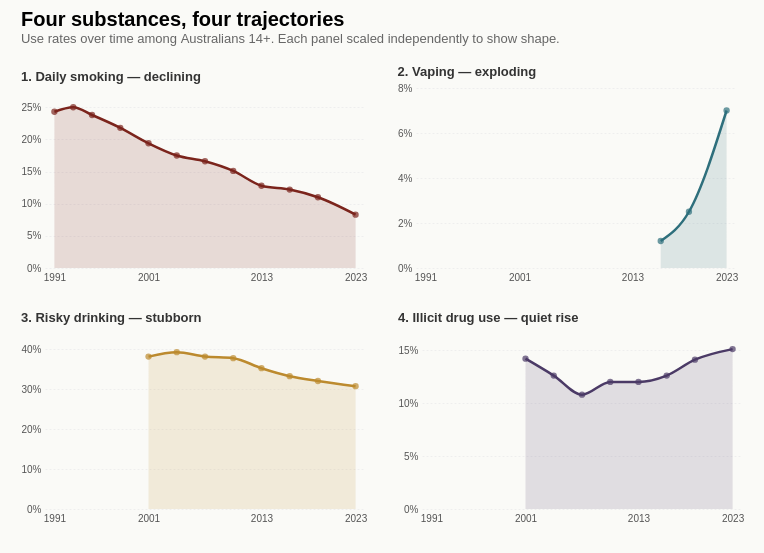

Vega-Lite specification stored for this chart:
### Vega-Lite specification from a JSON file in a GitHub repository (floating-point values rounded to 4 significant figures)
{"$schema": "https://vega.github.io/schema/vega-lite/v5.json", "title": {"text": "Four substances, four trajectories", "subtitle": "Use rates over time among Australians 14+. Each panel scaled independently to show shape.", "anchor": "start", "fontSize": 20, "subtitleFontSize": 13, "subtitleColor": "#666", "offset": 20}, "config": {"view": {"stroke": null}, "font": "sans-serif"}, "background": "#FAFAF7", "padding": {"left": 20, "right": 20, "top": 10, "bottom": 30}, "vconcat": [{"hconcat": [{"width": 320, "height": 180, "title": {"text": "1. Daily smoking — declining", "fontSize": 13, "fontWeight": 600, "anchor": "start", "color": "#333"}, "data": {"values": [{"year": 1991, "rate": 24.3}, {"year": 1993, "rate": 25.0}, {"year": 1995, "rate": 23.8}, {"year": 1998, "rate": 21.8}, {"year": 2001, "rate": 19.4}, {"year": 2004, "rate": 17.5}, {"year": 2007, "rate": 16.6}, {"year": 2010, "rate": 15.1}, {"year": 2013, "rate": 12.8}, {"year": 2016, "rate": 12.2}, {"year": 2019, "rate": 11.0}, {"year": 2023, "rate": 8.3}]}, "encoding": {"x": {"field": "year", "type": "quantitative", "scale": {"domain": [1990, 2024]}, "title": null, "axis": {"values": [1991, 2001, 2013, 2023], "format": "d", "labelFontSize": 10, "labelColor": "#555", "domain": false, "ticks": false, "labelPadding": 4, "grid": false}}, "y": {"field": "rate", "type": "quantitative", "title": null, "scale": {"domain": [0, 28]}, "axis": {"labelFontSize": 10, "labelColor": "#555", "domain": false, "ticks": false, "grid": true, "gridColor": "#EEE", "gridDash": [2, 2], "labelPadding": 4, "labelExpr": "datum.value + '%'"}}}, "layer": [{"mark": {"type": "area", "color": "#7B241C", "opacity": 0.15, "interpolate": "monotone", "line": false}}, {"mark": {"type": "line", "color": "#7B241C", "strokeWidth": 2.5, "interpolate": "monotone"}, "encoding": {"tooltip": [{"field": "year", "type": "quantitative", "title": "Year"}, {"field": "rate", "type": "quantitative", "title": "Rate (%)"}]}}, {"mark": {"type": "point", "filled": true, "color": "#7B241C", "size": 40}}]}, {"width": 320, "height": 180, "title": {"text": "2. Vaping — exploding", "fontSize": 13, "fontWeight": 600, "anchor": "start", "color": "#333"}, "data": {"values": [{"year": 2016, "rate": 1.2}, {"year": 2019, "rate": 2.5}, {"year": 2023, "rate": 7.0}]}, "encoding": {"x": {"field": "year", "type": "quantitative", "scale": {"domain": [1990, 2024]}, "title": null, "axis": {"values": [1991, 2001, 2013, 2023], "format": "d", "labelFontSize": 10, "labelColor": "#555", "domain": false, "ticks": false, "labelPadding": 4, "grid": false}}, "y": {"field": "rate", "type": "quantitative", "title": null, "scale": {"domain": [0, 8]}, "axis": {"labelFontSize": 10, "labelColor": "#555", "domain": false, "ticks": false, "grid": true, "gridColor": "#EEE", "gridDash": [2, 2], "labelPadding": 4, "labelExpr": "datum.value + '%'"}}}, "layer": [{"mark": {"type": "area", "color": "#2E6F7C", "opacity": 0.15, "interpolate": "monotone", "line": false}}, {"mark": {"type": "line", "color": "#2E6F7C", "strokeWidth": 2.5, "interpolate": "monotone"}, "encoding": {"tooltip": [{"field": "year", "type": "quantitative", "title": "Year"}, {"field": "rate", "type": "quantitative", "title": "Rate (%)"}]}}, {"mark": {"type": "point", "filled": true, "color": "#2E6F7C", "size": 40}}]}], "spacing": 30}, {"hconcat": [{"width": 320, "height": 180, "title": {"text": "3. Risky drinking — stubborn", "fontSize": 13, "fontWeight": 600, "anchor": "start", "color": "#333"}, "data": {"values": [{"year": 2001, "rate": 38.1}, {"year": 2004, "rate": 39.2}, {"year": 2007, "rate": 38.1}, {"year": 2010, "rate": 37.7}, {"year": 2013, "rate": 35.2}, {"year": 2016, "rate": 33.2}, {"year": 2019, "rate": 32.0}, {"year": 2023, "rate": 30.7}]}, "encoding": {"x": {"field": "year", "type": "quantitative", "scale": {"domain": [1990, 2024]}, "title": null, "axis": {"values": [1991, 2001, 2013, 2023], "format": "d", "labelFontSize": 10, "labelColor": "#555", "domain": false, "ticks": false, "labelPadding": 4, "grid": false}}, "y": {"field": "rate", "type": "quantitative", "title": null, "scale": {"domain": [0, 45]}, "axis": {"labelFontSize": 10, "labelColor": "#555", "domain": false, "ticks": false, "grid": true, "gridColor": "#EEE", "gridDash": [2, 2], "labelPadding": 4, "labelExpr": "datum.value + '%'"}}}, "layer": [{"mark": {"type": "area", "color": "#BC8A2E", "opacity": 0.15, "interpolate": "monotone", "line": false}}, {"mark": {"type": "line", "color": "#BC8A2E", "strokeWidth": 2.5, "interpolate": "monotone"}, "encoding": {"tooltip": [{"field": "year", "type": "quantitative", "title": "Year"}, {"field": "rate", "type": "quantitative", "title": "Rate (%)"}]}}, {"mark": {"type": "point", "filled": true, "color": "#BC8A2E", "size": 40}}]}, {"width": 320, "height": 180, "title": {"text": "4. Illicit drug use — quiet rise", "fontSize": 13, "fontWeight": 600, "anchor": "start", "color": "#333"}, "data": {"values": [{"year": 2001, "rate": 14.2}, {"year": 2004, "rate": 12.6}, {"year": 2007, "rate": 10.8}, {"year": 2010, "rate": 12.0}, {"year": 2013, "rate": 12.0}, {"year": 2016, "rate": 12.6}, {"year": 2019, "rate": 14.1}, {"year": 2023, "rate": 15.1}]}, "encoding": {"x": {"field": "year", "type": "quantitative", "scale": {"domain": [1990, 2024]}, "title": null, "axis": {"values": [1991, 2001, 2013, 2023], "format": "d", "labelFontSize": 10, "labelColor": "#555", "domain": false, "ticks": false, "labelPadding": 4, "grid": false}}, "y": {"field": "rate", "type": "quantitative", "title": null, "scale": {"domain": [0, 17]}, "axis": {"labelFontSize": 10, "labelColor": "#555", "domain": false, "ticks": false, "grid": true, "gridColor": "#EEE", "gridDash": [2, 2], "labelPadding": 4, "labelExpr": "datum.value + '%'"}}}, "layer": [{"mark": {"type": "area", "color": "#4B3A66", "opacity": 0.15, "interpolate": "monotone", "line": false}}, {"mark": {"type": "line", "color": "#4B3A66", "strokeWidth": 2.5, "interpolate": "monotone"}, "encoding": {"tooltip": [{"field": "year", "type": "quantitative", "title": "Year"}, {"field": "rate", "type": "quantitative", "title": "Rate (%)"}]}}, {"mark": {"type": "point", "filled": true, "color": "#4B3A66", "size": 40}}]}], "spacing": 30}], "spacing": 30}
